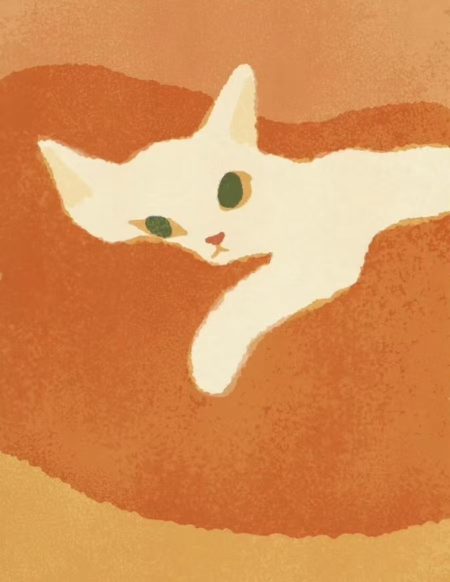
#> input picture 作业A1-A8/pic.jpg, 900 x 1164 px (shown at 1/2 size)
$ python -i A2.py   (imports and definitions only)
#> lines starting #> are read from the running program, lines starting #| are printed output that depends on the picture
"""
Computer Vision Assignment A2
Spatial Filtering, Gradient Analysis, and Frequency Domain Filtering
"""

import streamlit as st
import numpy as np
from PIL import Image, ImageFilter
import matplotlib.pyplot as plt
import os

# Page configuration
# [5 lines not run here, left out]

# Path to root directory for image loading
ROOT_DIR = os.path.dirname(os.path.dirname(os.path.abspath(__file__)))

# Create a built-in test image if pic.jpg doesn't exist
# [33 lines left out: functions create_test_image, load_image, not called in this run]

# ==================== Spatial Domain Filtering ====================
def spatial_filtering(image):
    """Apply spatial domain filters"""
    st.header("空间域滤波")
    st.markdown("---")

    # Convert to grayscale for filtering
    gray = np.mean(image, axis=2).astype(np.uint8)

    # Filter type selection
    filter_type = st.selectbox("选择滤波类型", ["均值滤波", "高斯滤波", "中值滤波", "Sobel边缘检测"])

    if filter_type == "均值滤波":
        kernel_size = st.slider("卷积核大小", 3, 15, 5, step=2)
        if st.button("应用均值滤波", key="mean_filter"):
            result = Image.fromarray(gray).filter(ImageFilter.BoxBlur(kernel_size//2))
            show_comparison(gray, np.array(result), "原图", f"均值滤波 ({kernel_size}x{kernel_size})")

    elif filter_type == "高斯滤波":
        kernel_size = st.slider("卷积核大小", 3, 15, 5, step=2)
        sigma = st.slider("高斯标准差", 0.1, 5.0, 1.0)
        if st.button("应用高斯滤波", key="gaussian_filter"):
            result = Image.fromarray(gray).filter(ImageFilter.GaussianBlur(radius=sigma))
            show_comparison(gray, np.array(result), "原图", f"高斯滤波 (sigma={sigma})")

    elif filter_type == "中值滤波":
        kernel_size = st.slider("卷积核大小", 3, 15, 5, step=2)
        if st.button("应用中值滤波", key="median_filter"):
            result = Image.fromarray(gray).filter(ImageFilter.MedianFilter(size=kernel_size))
            show_comparison(gray, np.array(result), "原图", f"中值滤波 ({kernel_size}x{kernel_size})")

    elif filter_type == "Sobel边缘检测":
        direction = st.selectbox("边缘方向", ["水平边缘", "垂直边缘", "双向边缘"])
        if st.button("应用Sobel边缘检测", key="sobel_filter"):
            # Sobel kernels
            sobel_x = np.array([[-1, 0, 1], [-2, 0, 2], [-1, 0, 1]], dtype=np.float32)
            sobel_y = np.array([[-1, -2, -1], [0, 0, 0], [1, 2, 1]], dtype=np.float32)

            h, w = gray.shape
            out = np.zeros_like(gray, dtype=np.float32)

            if direction == "水平边缘":
                for i in range(1, h-1):
                    for j in range(1, w-1):
                        neighborhood = gray[i-1:i+2, j-1:j+2].astype(np.float32)
                        out[i,j] = np.sum(sobel_y * neighborhood)
            elif direction == "垂直边缘":
                for i in range(1, h-1):
                    for j in range(1, w-1):
                        neighborhood = gray[i-1:i+2, j-1:j+2].astype(np.float32)
                        out[i,j] = np.sum(sobel_x * neighborhood)
            else:
                for i in range(1, h-1):
                    for j in range(1, w-1):
                        neighborhood = gray[i-1:i+2, j-1:j+2].astype(np.float32)
                        gx = np.sum(sobel_x * neighborhood)
                        gy = np.sum(sobel_y * neighborhood)
                        out[i,j] = np.sqrt(gx**2 + gy**2)

            # Normalize to 0-255
            out = np.clip(np.abs(out), 0, 255).astype(np.uint8)
            show_comparison(gray, out, "原图", f"Sobel边缘检测 ({direction})")

# [141 lines left out: functions show_comparison, gradient_analysis, frequency_domain_filtering, main, not called in this run]

# [2 lines not run here, left out]

>>> import cv2
>>> picture = cv2.imread('../pic.jpg', cv2.IMREAD_GRAYSCALE)
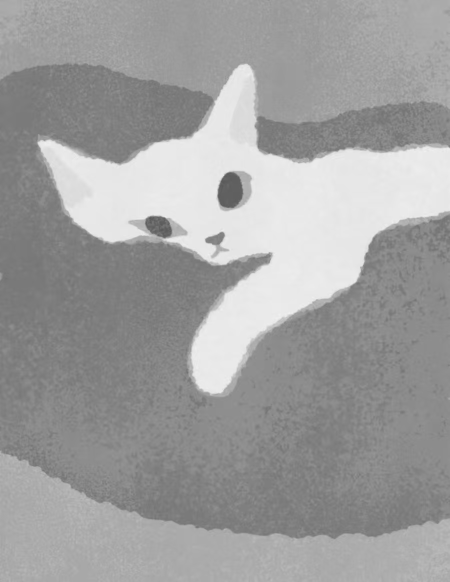
#> picture: shape (1164, 900) (shown at 1/2 size); min 83, max 244, mean 159
#> (the run stopped early here; a loop or call above may not have finished)
